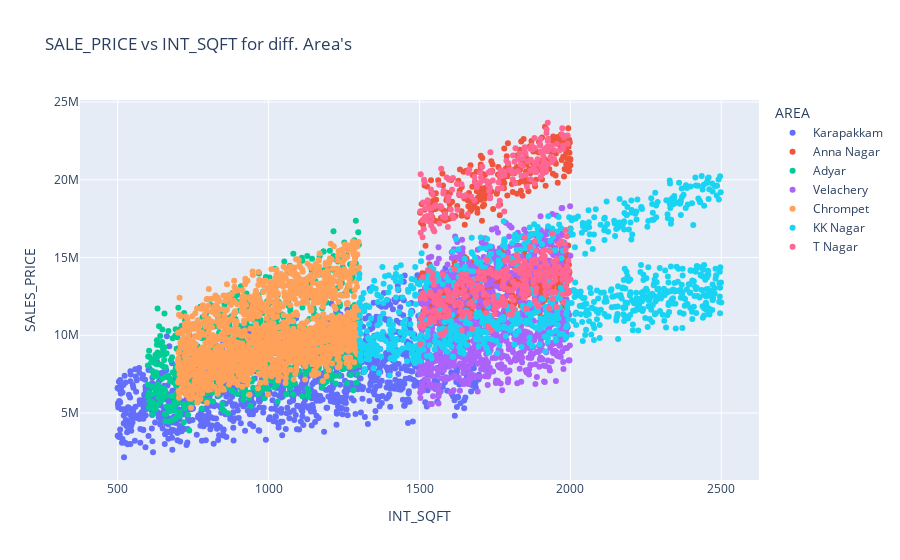

Source (notebook cell):
### Code cell
fig = go.Figure()

fig.add_trace(go.Scatter(
                        x = df.INT_SQFT.where(df.AREA == 'Karapakkam'),
                        y = df.SALES_PRICE.where(df.AREA == 'Karapakkam'),
                        name = 'Karapakkam',
                        mode = 'markers'
))
fig.add_trace(go.Scatter(
                        x = df.INT_SQFT.where(df.AREA == 'Anna Nagar'),
                        y = df.SALES_PRICE.where(df.AREA == 'Anna Nagar'),
                        name = 'Anna Nagar',
                        mode = 'markers'
))
fig.add_trace(go.Scatter(
                        x = df.INT_SQFT.where(df.AREA == 'Adyar'),
                        y = df.SALES_PRICE.where(df.AREA == 'Adyar'),
                        name = 'Adyar',
                        mode = 'markers'
))
fig.add_trace(go.Scatter(
                        x = df.INT_SQFT.where(df.AREA == 'Velachery'),
                        y = df.SALES_PRICE.where(df.AREA == 'Velachery'),
                        name = 'Velachery',
                        mode = 'markers'
))
fig.add_trace(go.Scatter(
                        x = df.INT_SQFT.where(df.AREA == 'Chrompet'),
                        y = df.SALES_PRICE.where(df.AREA == 'Chrompet'),
                        name = 'Chrompet',
                        mode = 'markers'
))
fig.add_trace(go.Scatter(
                        x = df.INT_SQFT.where(df.AREA == 'KK Nagar'),
                        y = df.SALES_PRICE.where(df.AREA == 'KK Nagar'),
                        name = 'KK Nagar',
                        mode = 'markers'
))
fig.add_trace(go.Scatter(
                        x = df.INT_SQFT.where(df.AREA == 'T Nagar'),
                        y = df.SALES_PRICE.where(df.AREA == 'T Nagar'),
                        name = 'T Nagar',
                        mode = 'markers'
))

fig.update_layout(
            title_text = "SALE_PRICE vs INT_SQFT for diff. Area's",
            legend_title = 'AREA',
            xaxis_title = 'INT_SQFT',
            yaxis_title = 'SALES_PRICE'
)

fig.show()

### Figure 1 — Plotly figure (JSON) as saved in the notebook; plotly's stock layout.template omitted (floating-point values rounded to 4 significant figures; data arrays with more than 128 entries replaced by an {"elided": "..."} marker saying what was removed)
{"data": [{"mode": "markers", "name": "Karapakkam", "type": "scatter", "x": {"elided": "7109 int values"}, "y": {"elided": "7109 int values"}}, {"mode": "markers", "name": "Anna Nagar", "type": "scatter", "x": {"elided": "7109 int values"}, "y": {"elided": "7109 int values"}}, {"mode": "markers", "name": "Adyar", "type": "scatter", "x": {"elided": "7109 int values"}, "y": {"elided": "7109 int values"}}, {"mode": "markers", "name": "Velachery", "type": "scatter", "x": {"elided": "7109 int values"}, "y": {"elided": "7109 int values"}}, {"mode": "markers", "name": "Chrompet", "type": "scatter", "x": {"elided": "7109 int values"}, "y": {"elided": "7109 int values"}}, {"mode": "markers", "name": "KK Nagar", "type": "scatter", "x": {"elided": "7109 int values"}, "y": {"elided": "7109 int values"}}, {"mode": "markers", "name": "T Nagar", "type": "scatter", "x": {"elided": "7109 int values"}, "y": {"elided": "7109 int values"}}], "layout": {"legend": {"title": {"text": "AREA"}}, "title": {"text": "SALE_PRICE vs INT_SQFT for diff. Area's"}, "xaxis": {"title": {"text": "INT_SQFT"}}, "yaxis": {"title": {"text": "SALES_PRICE"}}}}
